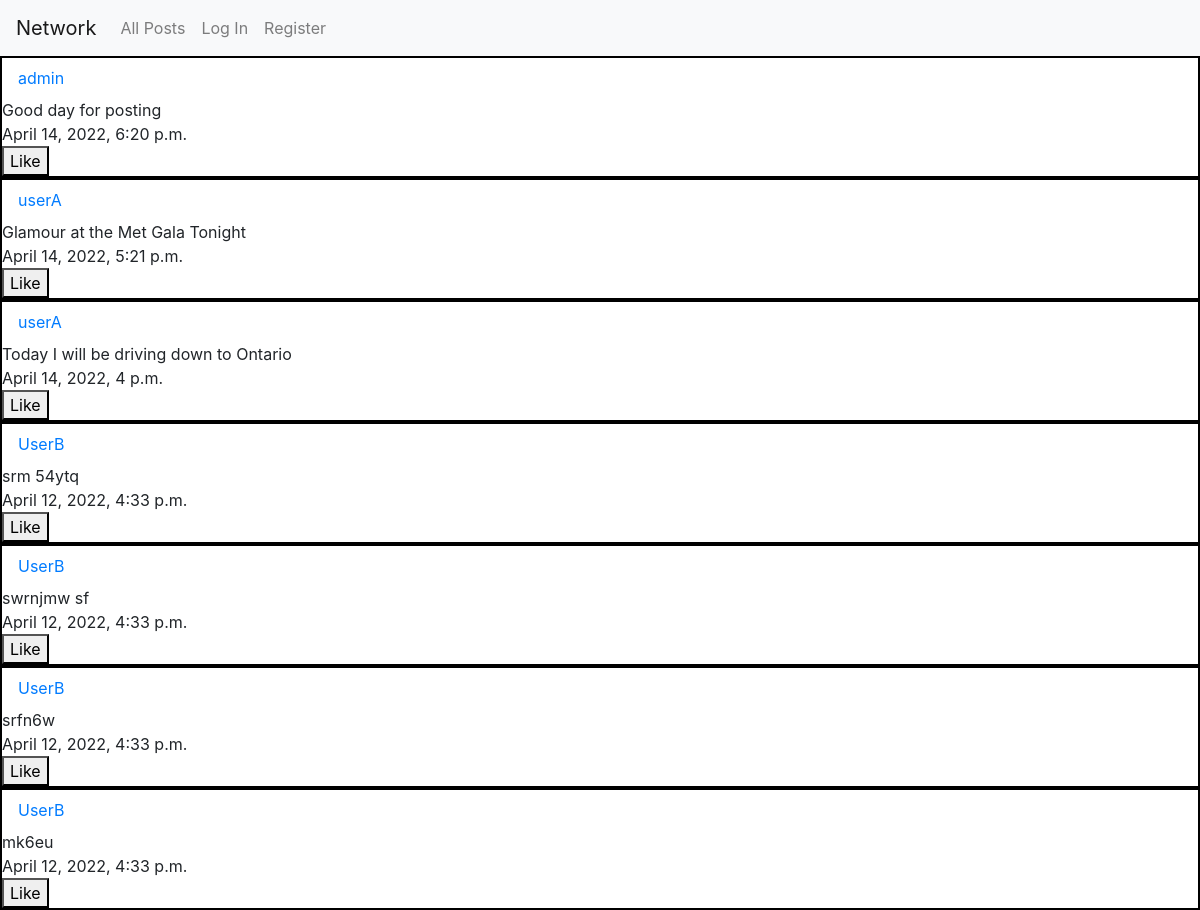
Before: /all_posts (upper part) with the older database file.
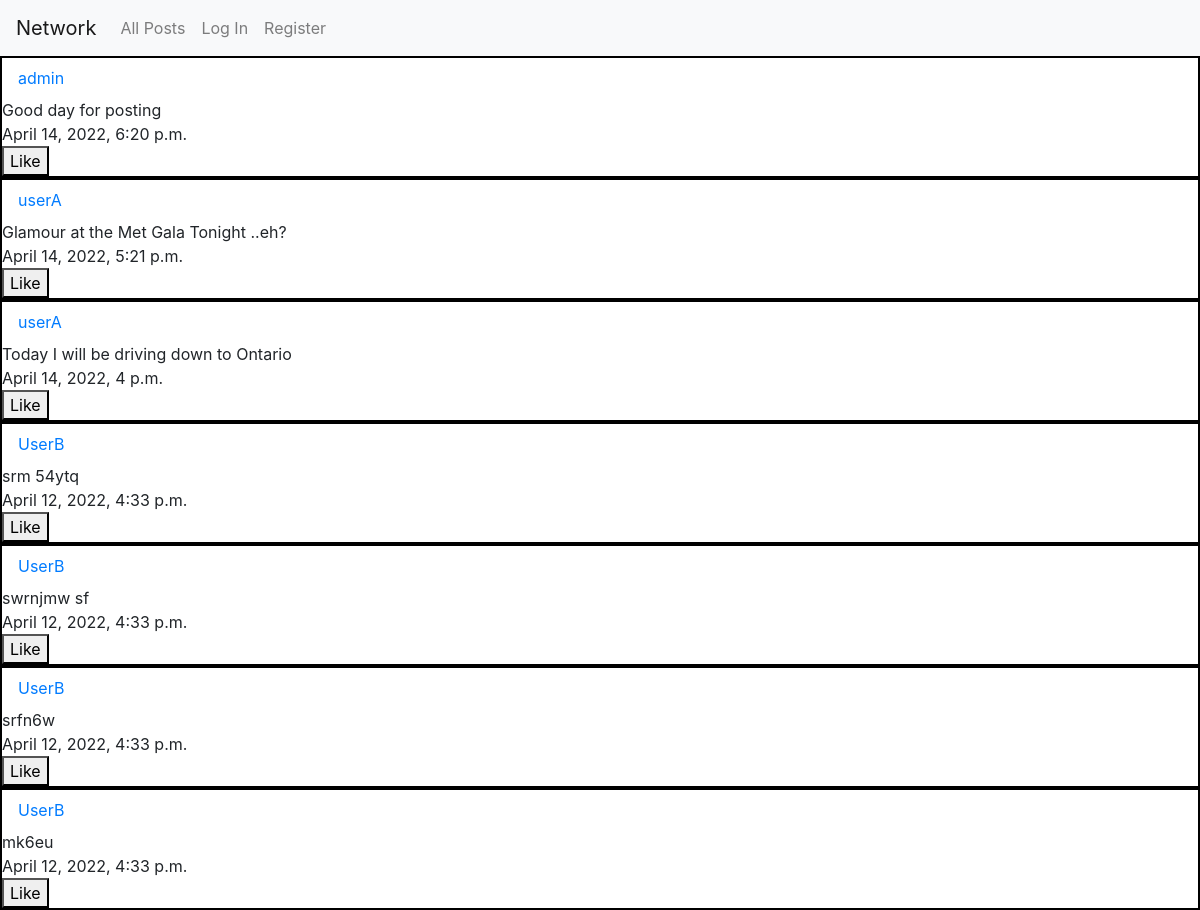
After: the same page with the newer database file.
### network/models.py (models this page shows, shortened)
class Post(models.Model):
    user = models.ForeignKey("User", on_delete=models.CASCADE)
    body = models.TextField(blank=True)
    date = models.DateTimeField(auto_now_add=True)

class User(AbstractUser):
    pass

### network/views.py (the view)
# urls.py: path("all_posts", views.all_posts, name="all-posts"),
def all_posts(request):
    all_posts = Post.objects.all().order_by("-date")
    return render(request, "network/all_posts.html", {"all_posts": all_posts, "current_user": request.user} )

### network/templates/network/all_posts.html (shortened to what this page needs)
{% extends "network/layout.html" %}
{% load static %}
{% block body %}
    {% for post in all_posts%}
    <div style ="border: solid black 2px;">
    <div><a class="nav-link" href="{% url 'profile' post.user %}">{{post.user}}</a></div>
    <div>{{post.body}}</div>
    <div>{{post.date}}</div>
    <button class="like-button" data-id="{{post.id}}" id="button-{{post.id}}" type="button">Like</button>
    <br>
    </div>
    {% endfor %}
{% endblock %}

Changed rows visible on the page:
changed Post: body "Glamour at the Met Gala Tonight" → "Glamour at the Met Gala Tonight ..eh?"
